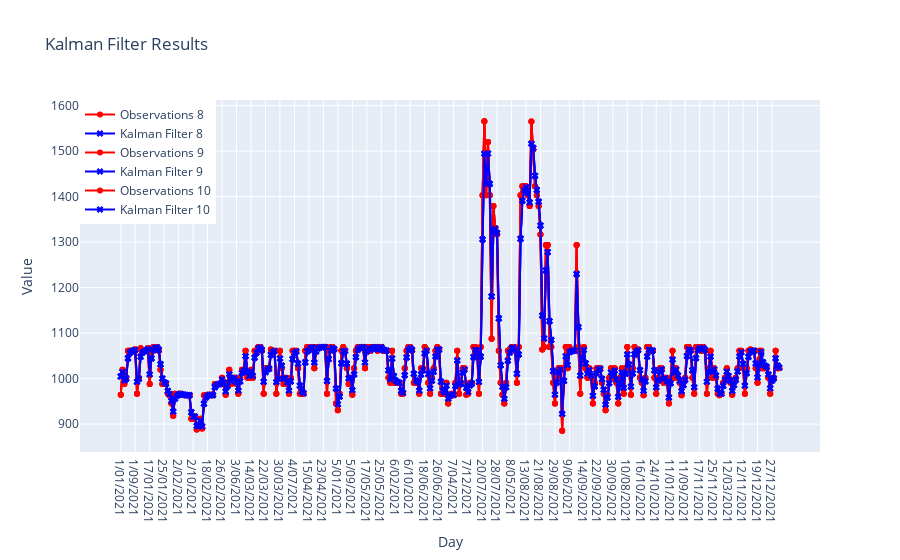

Source (notebook cell):
### Code cell
import plotly.graph_objects as go

fig = go.Figure()

# Add traces for each column
for i, col in enumerate(feats1):
    fig.add_trace(go.Scatter(x=df['day'], y=observations[:, i],
                             mode='lines+markers',
                             name=f'Observations {col}',
                             line=dict(color='red'),
                             marker=dict(symbol='circle')))

    fig.add_trace(go.Scatter(x=df['day'], y=state_means[:, i],
                             mode='lines+markers',
                             name=f'Kalman Filter {col}',
                             line=dict(color='blue'),
                             marker=dict(symbol='x')))

# Update layout for better visualization
fig.update_layout(
    title='Kalman Filter Results',
    xaxis_title='Day',
    yaxis_title='Value',
    legend=dict(x=0, y=1.0),
    hovermode='closest'
)

# Show the plot
fig.show()

### Figure 1 — Plotly figure (JSON) as saved in the notebook; plotly's stock layout.template omitted (floating-point values rounded to 4 significant figures; data arrays with more than 128 entries replaced by an {"elided": "..."} marker saying what was removed)
{"data": [{"line": {"color": "red"}, "marker": {"symbol": "circle"}, "mode": "lines+markers", "name": "Observations 8", "type": "scatter", "x": {"elided": "365 str values"}, "y": {"elided": "365 float values"}}, {"line": {"color": "blue"}, "marker": {"symbol": "x"}, "mode": "lines+markers", "name": "Kalman Filter 8", "type": "scatter", "x": {"elided": "365 str values"}, "y": {"elided": "365 float values"}}, {"line": {"color": "red"}, "marker": {"symbol": "circle"}, "mode": "lines+markers", "name": "Observations 9", "type": "scatter", "x": {"elided": "365 str values"}, "y": {"elided": "365 float values"}}, {"line": {"color": "blue"}, "marker": {"symbol": "x"}, "mode": "lines+markers", "name": "Kalman Filter 9", "type": "scatter", "x": {"elided": "365 str values"}, "y": {"elided": "365 float values"}}, {"line": {"color": "red"}, "marker": {"symbol": "circle"}, "mode": "lines+markers", "name": "Observations 10", "type": "scatter", "x": {"elided": "365 str values"}, "y": {"elided": "365 float values"}}, {"line": {"color": "blue"}, "marker": {"symbol": "x"}, "mode": "lines+markers", "name": "Kalman Filter 10", "type": "scatter", "x": {"elided": "365 str values"}, "y": {"elided": "365 float values"}}], "layout": {"hovermode": "closest", "legend": {"x": 0, "y": 1}, "title": {"text": "Kalman Filter Results"}, "xaxis": {"title": {"text": "Day"}}, "yaxis": {"title": {"text": "Value"}}}}
